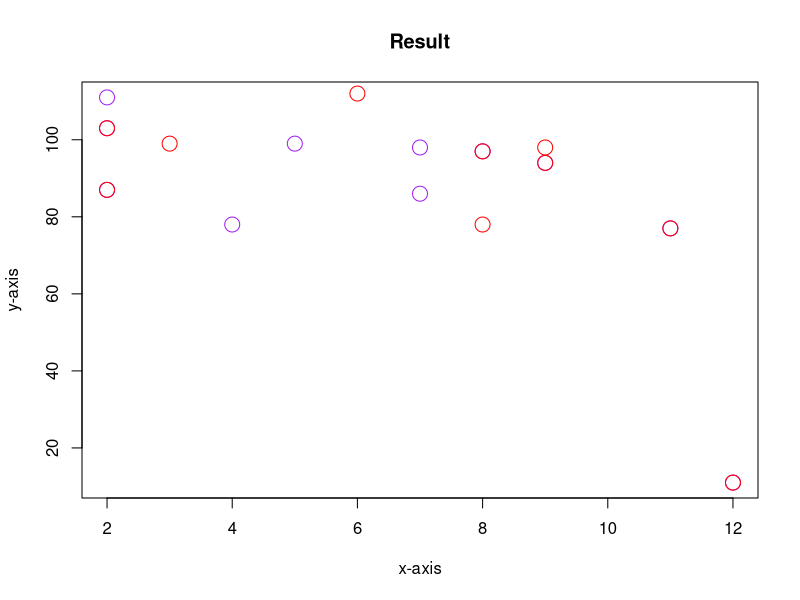
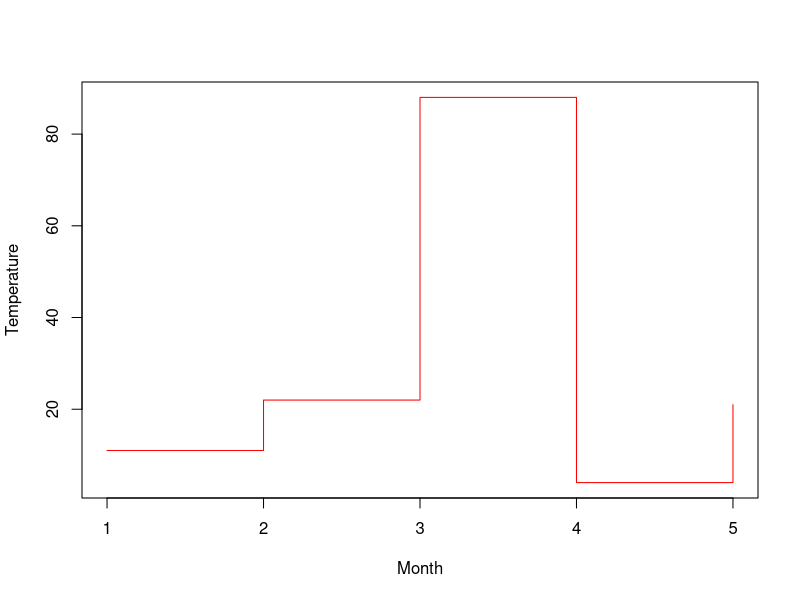
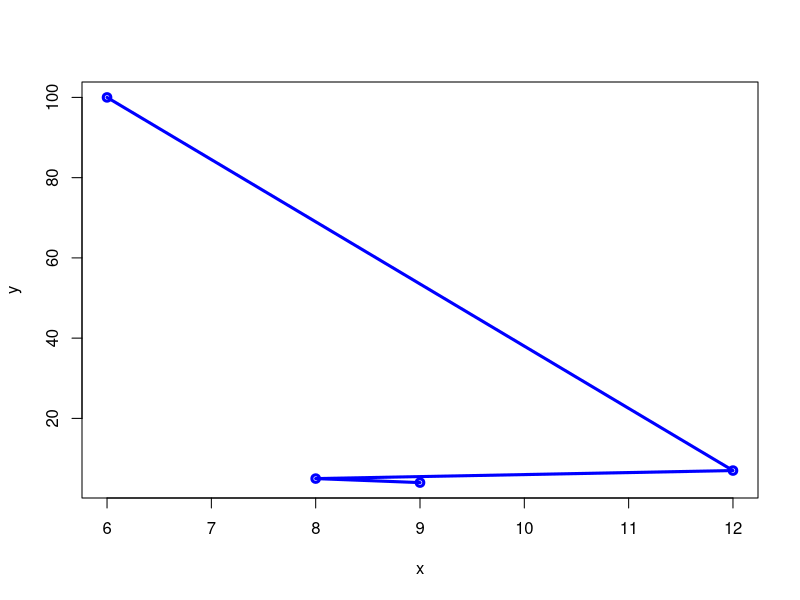
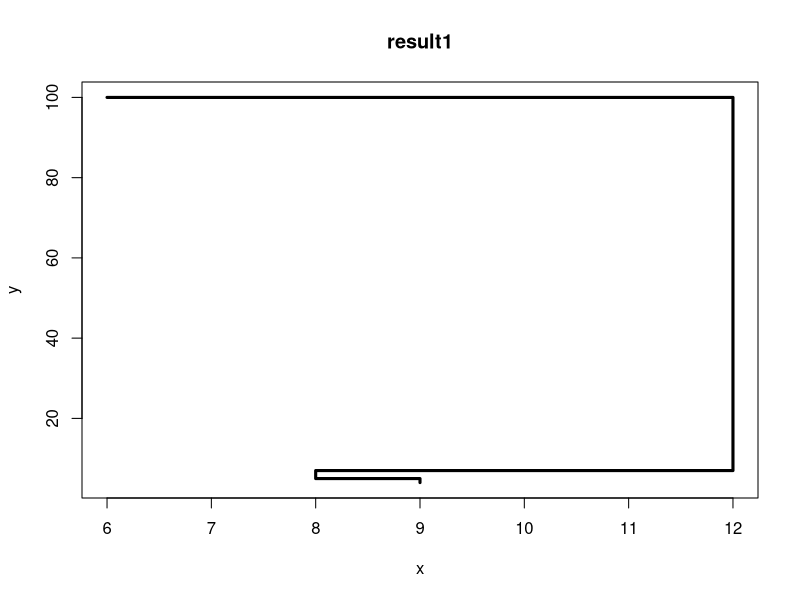
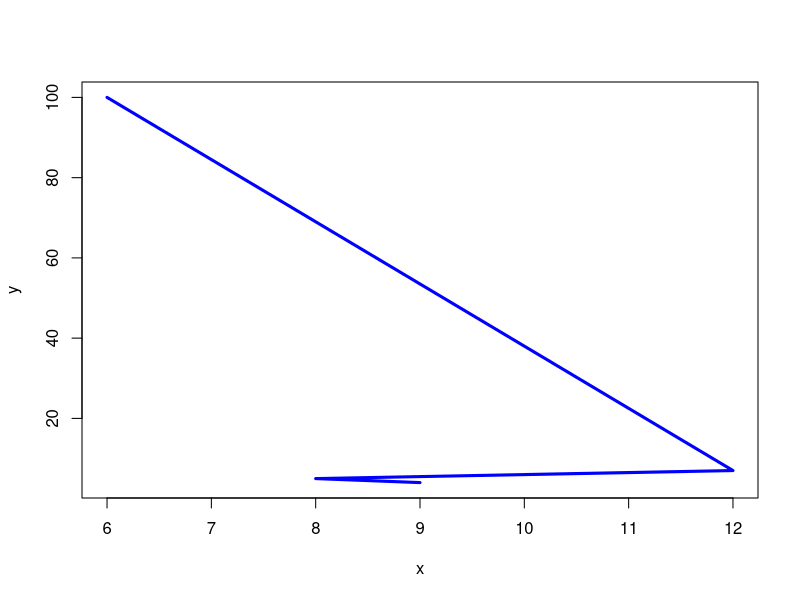
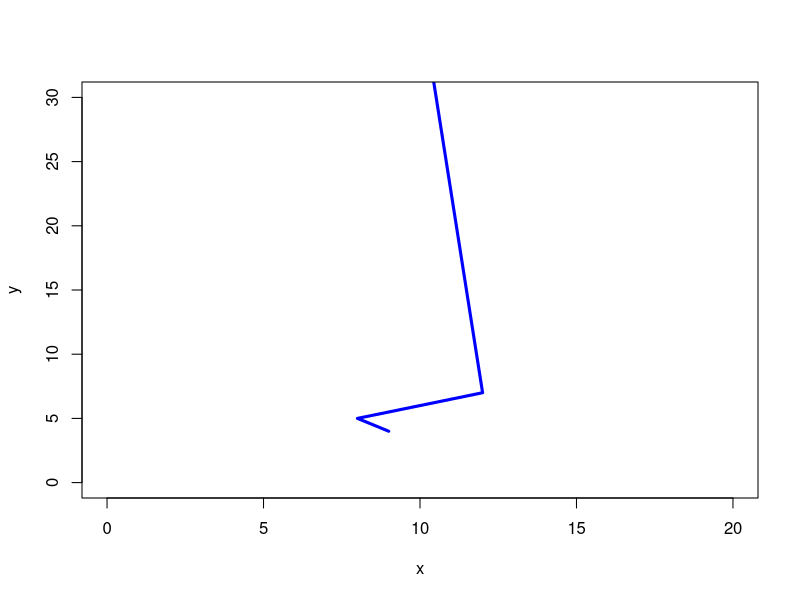

These figures' R source, in order: (Note: this script raises an error after producing the figures.)
#####Scatter Plots ##########
x<-c(5,7,8,7,2,2,2,9,4,11,12)
y<-c(99,98,97,86,111,103,87,94,78,77,11)

plot(x,y,main="Result",xlab="x-axis",ylab="y-axis",col="Purple",cex=2)


x<-c(3,9,8,54,6,2,2,9,8,11,12)
y<-c(99,98,97,86,112,103,87,94,78,77,11)
points(x, y,main="Result",xlab="x-axis",ylab="y-axis",col="Red",cex=2)


v<-c(11,22,88,4,21)
plot(v,type="s",col="red",xlab="Month",ylab="Temperature")


a<-matrix(1:24 , nrow=6,ncol=4,byrow=TRUE)
print(a)





x<-c(6,12,8,9)
y<-c(100,7,5,4)
result<-plot(x,y,type="o",col="Blue",lwd=3)
result<-plot(x,y,main="result1",type="s",col="black",lwd=3)
result<-plot(x,y,type="l",col="blue",lwd=3,lty=1)
result<-plot(x,y,type="l",col="blue",lwd=3,lty=1,pch=LETTERS[1:4],xlim=c(0,20),ylim=c(0,30))


a<-c(10,20,30.40)
labels<-c("a","b","c","d")
pie3D(a,labels,main="PieChart",col=c("Blue","green","brown","black"))


install.packages("plotrix")
library("plotrix")
a<-c(10,20,30.40)
labels<-c("a","b","c","d")
pie3D(a,main="PieChart",col=c("Blue","green","brown","black"))
